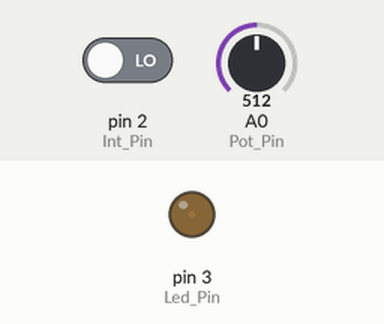
Simulated run of this sketch. Board: Arduino Uno, built with avr-gcc and run on an emulated ATmega328P. On the bench: output pins drawn as LEDs (lit = HIGH). Inputs (shaded band) come from the test bench; at power-on: A0 (Pot_Pin) = 512, pin 2 (Int_Pin) LOW.

Above: at 1.2 s.
1.3 s: A0 (Pot_Pin) set to 786
2.8 s: A0 (Pot_Pin) set to 811
At 3.6 s:
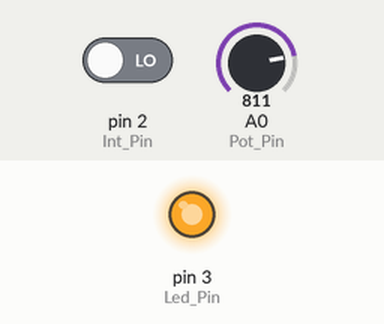
4.3 s: A0 (Pot_Pin) set to 790
At 5.5 s:
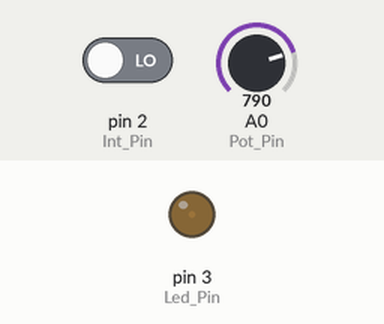
5.8 s: pin 2 (Int_Pin) driven HIGH
At 7.0 s:
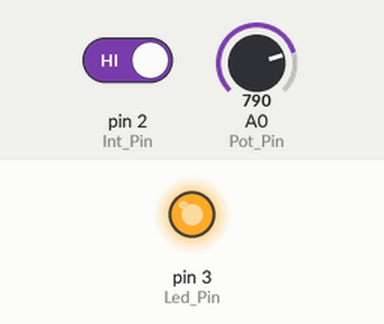
7.3 s: pin 2 (Int_Pin) driven LOW
At 8.2 s:
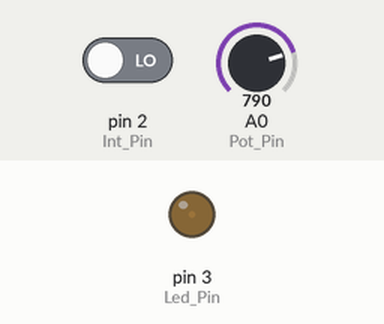
8.8 s: pin 2 (Int_Pin) driven HIGH
At 10.1 s:
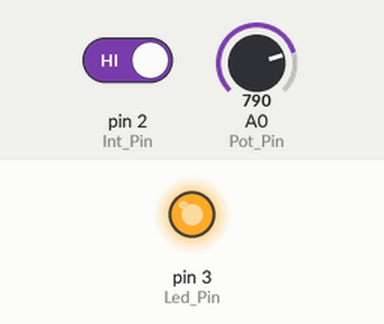
Timing chart, 0 to 11.3 s (numbered marks = the images above; inputs shaded):
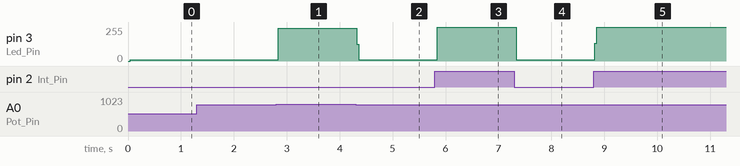

Measured:
- the behaviour switches between 799 and 800 on A0 (Pot_Pin) (found by bisection; images 0 and 1)
- after the input at 1.3 s, every drawn part: stays the same
- after the input at 2.8 s, pin 3 (Led_Pin): 9/255 → 246/255 at once
- after the input at 4.3 s, pin 3 (Led_Pin): 246/255 → 9/255 at once
- after the input at 5.8 s, pin 3 (Led_Pin): 9/255 → 255/255 at once
- after the input at 7.3 s, pin 3 (Led_Pin): 255/255 → 9/255 at once
- after the input at 8.8 s, pin 3 (Led_Pin): 9/255 → 255/255 at once

The sketch:

utn_clase_arduino03_002.ino
```cpp
int Led_Pin = 3;
int Led_PinB = 3;
int Pot_Pin = A0;
int Int_Pin = 2;
int sensorValue = 0;
int inputValue = 0;
void setup()
{
pinMode(Led_PinB, OUTPUT);
pinMode(Led_Pin, OUTPUT);
pinMode(Int_Pin, INPUT);
}
void loop()
{
// Lectura Digital
inputValue = digitalRead(Int_Pin);
if (inputValue == HIGH)
{
digitalWrite(Led_Pin, 1);
digitalWrite (Led_PinB, 1);
}
else
{
// Lectura Analógica
sensorValue = analogRead(Pot_Pin);
if(sensorValue< 800){
digitalWrite(Led_Pin, 1);
digitalWrite(Led_PinB, 0);
} else {
digitalWrite(Led_Pin, 0);
digitalWrite(Led_PinB, 1);
}
}
}
```
